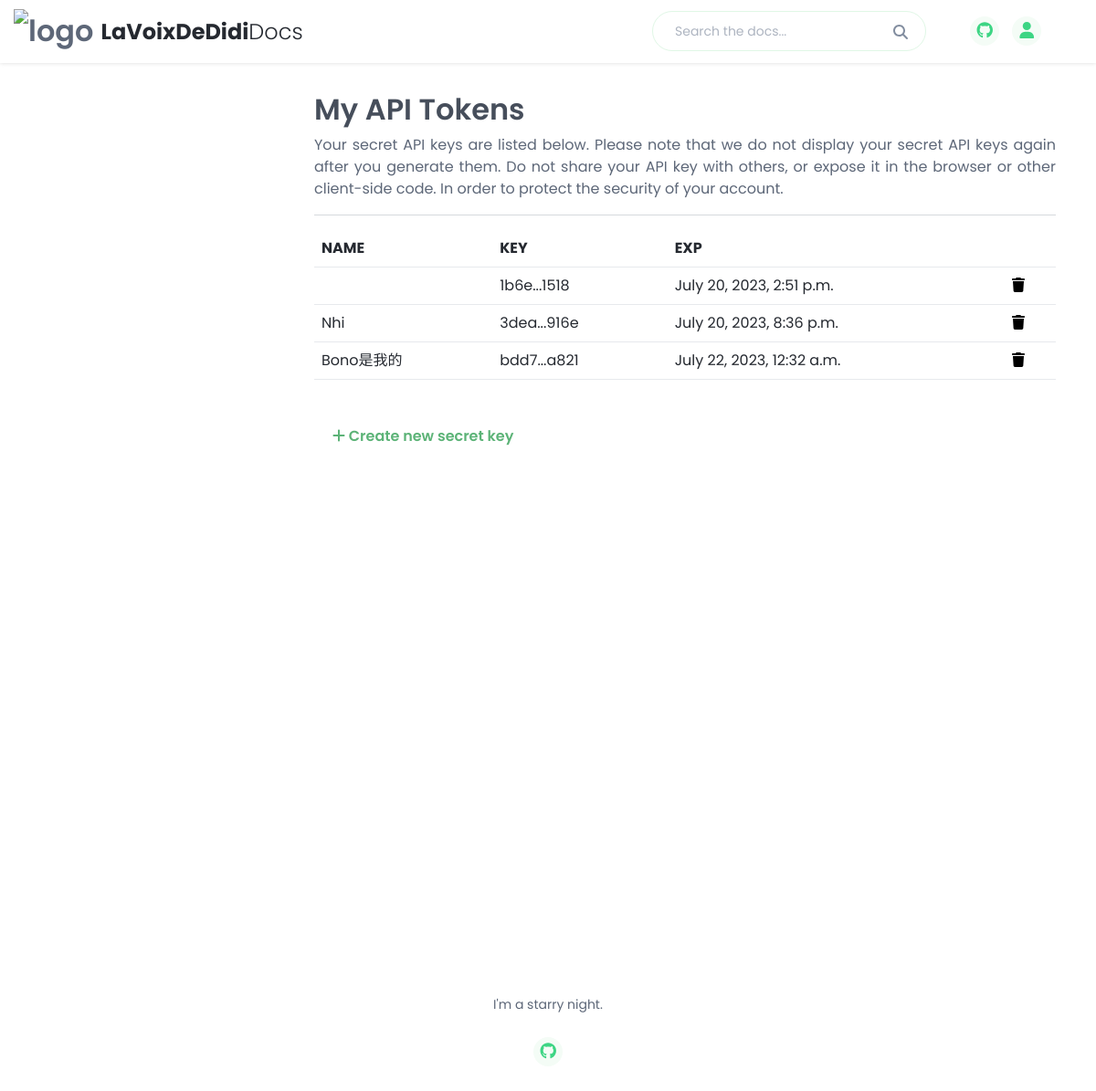
Before: /api-tokens (signed in) with the older database file.
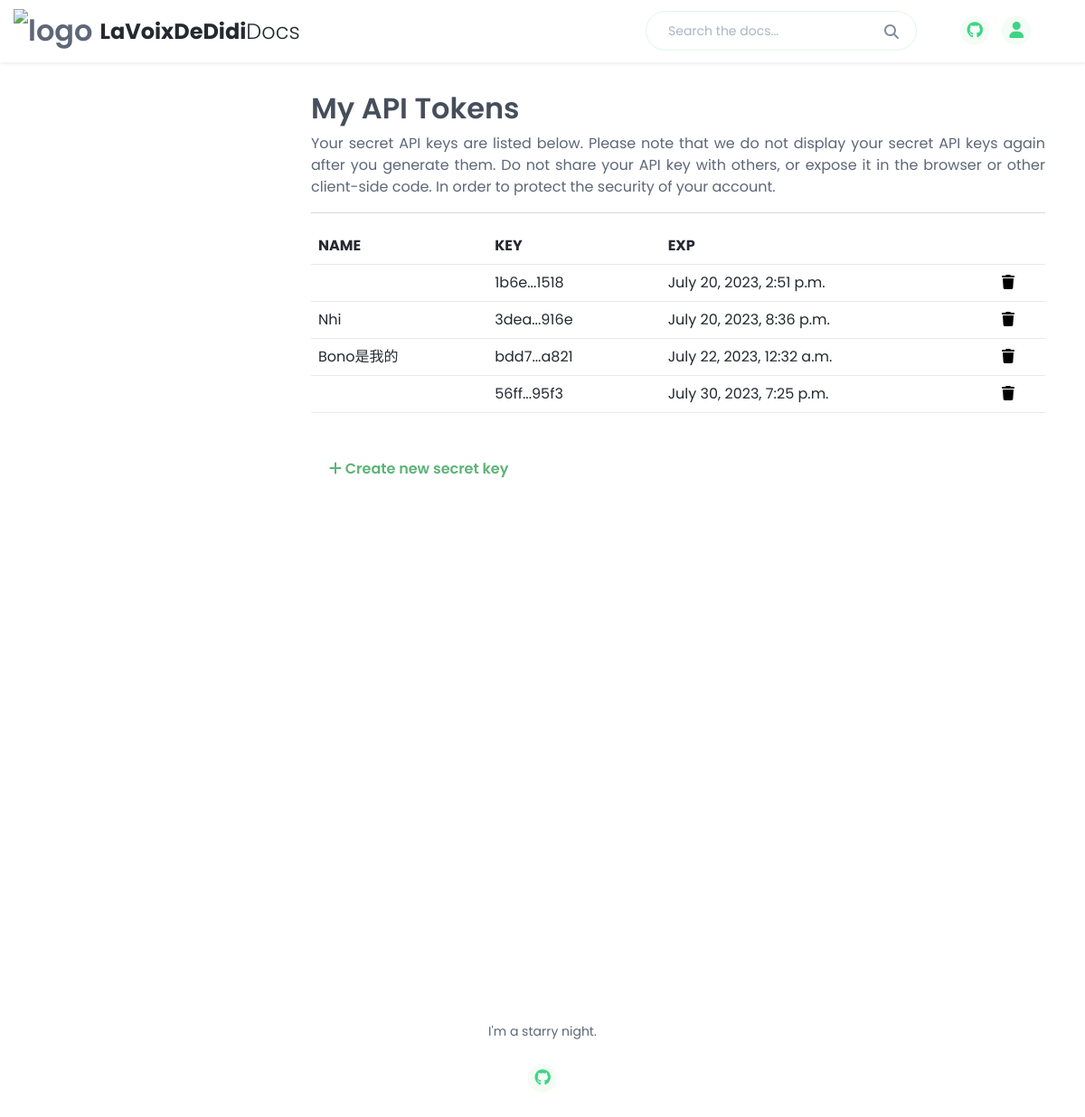
After: the same page with the newer database file.
### base/models.py (models this page shows)
class UserToken(models.Model):
    token_key = models.CharField(max_length=255, null=True, blank=True)
    name = models.CharField(verbose_name='Name', max_length=255, null=True, blank=True)
    email = models.EmailField(verbose_name='Email',null=True,blank=True)
    abbreviation = models.CharField(max_length=255,null=True,blank=True)
    expiry = models.DateTimeField(null=True, blank=True)
    created_at = models.DateTimeField( auto_now_add = True)

### base/views.py (the view, shortened to what this page needs)
# urls.py: path('api-tokens',views.apiTokenList,name='api-tokens'),
@login_required(login_url='login')
def apiTokenList(request):
    tokens = UserToken.objects.filter(email=request.user.email)
    context = {'tokens': tokens,'token':None}
    return render(request,'base/api_token_list.html', context)

### base/templates/base/api_token_list.html (shortened to what this page needs)
{%extends 'base/common/main.html'%} {%block content%}
<div class="docs-wrapper">
    <div class="docs-content">
        <div class="container">
        <article class="docs-article">
            <h2>My API Tokens</h2>
            <p style="text-align:justify">
              Your secret API keys are listed below. Please note that we do not display your secret API keys again after you generate them.
Do not share your API key with others, or expose it in the browser or other client-side code. In order to protect the security of your account.
            </p>
            <hr>
            <table class="table">
                <thead>
                    <td><b>NAME</b></td>
                    <td><b>KEY</b></td>
                    <td><b>EXP</b></td>
                    <td></td>
                </thead>
                <tbody id="tableBody">
                {% load tz %}{% timezone 'Asia/Bangkok' %}
                {%for token in tokens %}
                <tr id="row{{token.token_key}}">
                    <td>{{token.name}}</td>
                    <td>{{token.abbreviation}}</td>
                    <td>{{token.expiry}}</td>
                    <td><a href="#" onclick="deleteAPIKey( '{{token.token_key}}' )" id="{{token.token_key}}"  style="color:black"><i class="fa fa-trash"></i></a></td>
                </tr>
                {%endfor%}{% endtimezone %}
                </tbody>
            </table>
            <button class="btn btn-outline-success rounded-pill  my-4 mb-2" data-toggle="modal" data-target="#newAPIKey"><i class="fa fa-plus"></i> Create new secret key</button>
        </article>
    </div>
  </div>
</div>
</div>
{%endblock content%}

### base/templates/base/common/main.html (shortened to what this page needs)
{%load static%}
<!DOCTYPE html>
<html lang="en">
<head>
    <link rel="stylesheet" href="http://cdnjs.cloudflare.com/ajax/libs/highlight.js/9.15.2/styles/atom-one-dark.min.css">
    <link rel="stylesheet" href="{%static 'assets/plugins/simplelightbox/simple-lightbox.min.css'%}">
    <link id="theme-style" rel="stylesheet" href="{%static 'assets/css/theme.css'%}">
</head>
<body class="docs-page">
    {%include 'base/common/navbar.html'%}
    <div class="docs-wrapper">
        {%block content%} {%endblock content%}
    </div>
    {%include 'base/common/footer.html'%}
</body>
</html>

### base/templates/base/common/navbar.html (shortened to what this page needs)
{%load static%}
<header class="header fixed-top">
    <div class="branding docs-branding">
        <div class="container-fluid position-relative py-2">
            <div class="docs-logo-wrapper">
                <div class="site-logo">
                    <a class="navbar-brand" href={%url 'home'%}><img class="logo-icon me-2" src="{%static 'assets/images/coderdocs-logo.svg'%}" alt="logo"><span class="logo-text">LaVoixDeDidi<span class="text-alt">Docs</span></span>
                </div>
            </div>
            <div class="docs-top-utilities d-flex justify-content-end align-items-center">
                <div class="top-search-box d-none d-lg-flex">
                    <form class="search-form" action="{%url 'home'%}" method="GET">
                        <input type="text" placeholder="Search the docs..." name="search" class="form-control search-input" value="{{search}}">
                        <button type="submit" class="btn search-btn" value="Search"><i class="fas fa-search"></i></button>
                    </form>
                </div>
                <ul class="social-list list-inline mx-md-3 mx-lg-5 mb-0 d-none d-lg-flex">
                    <li class="list-inline-item"><a href="http://github.com/juicydd"><i class="fab fa-github fa-fw"></i></a></li>
                    <li class="list-inline-item">
                        <a class="" href="#" id="navbarDropdown" role="button" data-toggle="dropdown" aria-haspopup="true" aria-expanded="false">
                            <i class="fa-solid fa-user fa-fw"></i>
                        </a>
                    </li>
                    </div>
            </div>
        </div>
</header>
<div class="docs-wrapper">

### base/templates/base/common/footer.html
{%load static%}
<footer class="footer">
    <div class="container text-center py-5">
        <small class="copyright">I'm a starry night.</small>
        <ul class="social-list list-unstyled pt-4 mb-0">
            <li class="list-inline-item"><a href="http://github.com/juicydd"><i class="fab fa-github fa-fw"></i></a></li>
        </ul>
    </div>
</footer>

Changed rows visible on the page:
added UserToken: abbreviation "56ff...95f3", expiry "July 30, 2023, 7:25 p.m."
